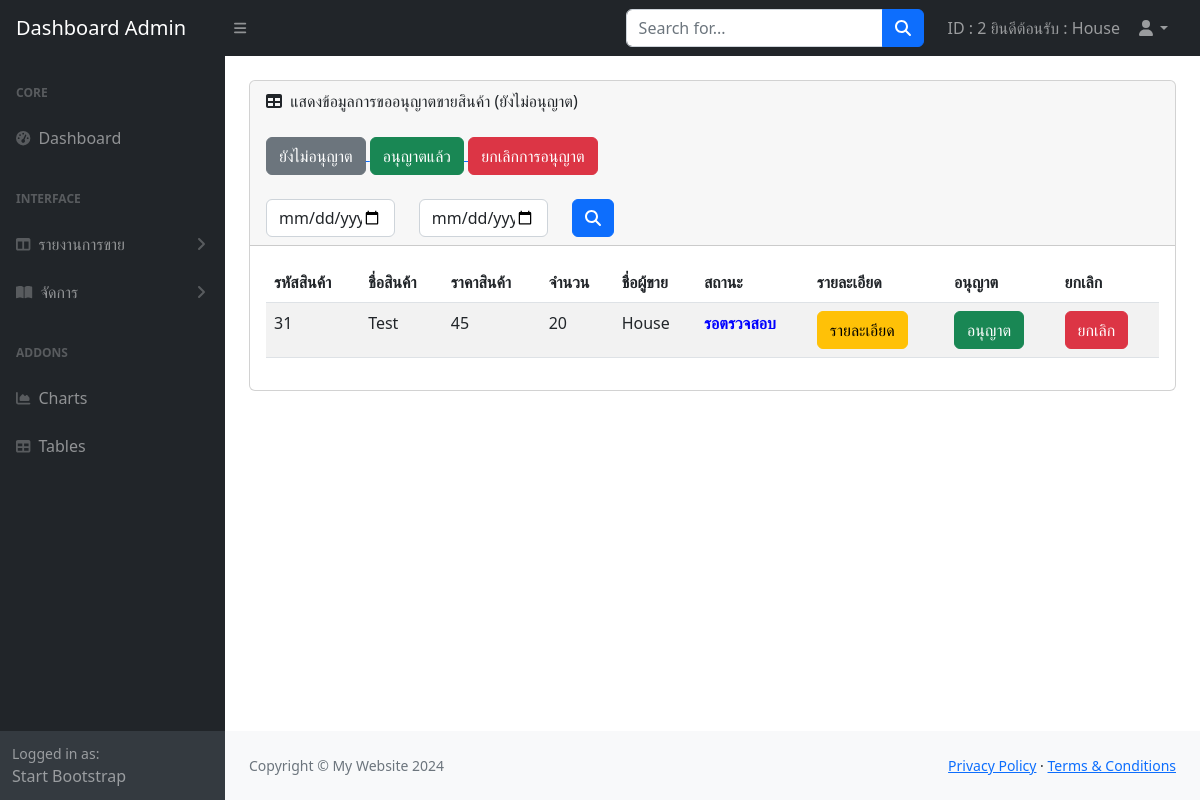
The app's page /admin/report_excuse_product.php (signed in) with its own data.
### tables this page shows
CREATE TABLE `product` (
  `id_pro` int(11) NOT NULL,
  `id_user` int(255) NOT NULL COMMENT 'รหัสผู้ใช้ที่ลงขาย',
  `name_pro` varchar(60) NOT NULL,
  `price_pro` int(15) NOT NULL,
  `photo_pro` varchar(100) NOT NULL COMMENT 'รูปภาพ',
  `detail_pro` varchar(255) NOT NULL,
  `amount` int(10) NOT NULL,
  `status_pro` int(1) NOT NULL COMMENT '0=ยกเลิก\r\n1=วางขาย\r\n2=รอตรวจสอบ',
  `id_type` int(5) NOT NULL
);

CREATE TABLE `user_form` (
  `id` int(255) NOT NULL,
  `username` varchar(255) NOT NULL,
  `name` varchar(255) NOT NULL,
  `email` varchar(255) NOT NULL,
  `telephone` varchar(10) NOT NULL,
  `password` varchar(255) NOT NULL,
  `user_type` varchar(255) NOT NULL,
  `bank` varchar(255) NOT NULL COMMENT 'ชื่อธนาคาร',
  `bank_number` varchar(10) NOT NULL COMMENT 'เลขที่บัญชี'
);

### admin/report_excuse_product.php (the view, shortened to what this page needs)
<!DOCTYPE html>
<html lang="en">
    <head>
        <link href="https://cdn.jsdelivr.net/npm/simple-datatables@7.1.2/dist/style.min.css" rel="stylesheet" />
        <link href="css/styles.css" rel="stylesheet" />
    </head>
    <body class="sb-nav-fixed">
        <?php
        include 'menu1.php';
        ?>
            <div id="layoutSidenav_content">
                <main>
                    <div class="container-fluid px-4">
                        <div class="card mb-4 mt-4">
                            <div class="card-header">
                                <i class="fas fa-table me-1"></i>
                                แสดงข้อมูลการขออนุญาตขายสินค้า (ยังไม่อนุญาต)
                            <div>
                                <br>
                            <a href="report_excuse_product.php" > <button type="button" class="btn btn-secondary">ยังไม่อนุญาต</button> </a>
                            <a href="report_excuse_product_yes.php" > <button type="button" class="btn btn-success">อนุญาตแล้ว</button> </a>
                            <a href="report_excuse_product_no.php" > <button type="button" class="btn btn-danger">ยกเลิกการอนุญาต</button> </a>
                            </div>
                            <br>
                            <div>
<form name="form1" method="POST" action="report_order.php">
<div class="row">
    <div class="col-sm-2">
      <input type="date" name="dt1" class="form-control">
    </div>
    <div class="col-sm-2">
    <input type="date" name="dt2" class="form-control">
    </div>
    <div class="col-sm-4">
    <button type="submit" class="btn btn-primary"><i class="fas fa-search"></i></button>
    </div>
  </div>
                            </form>
                            </div>
                            </div>
                            <div class="card-body">
                                <table id="datatablesSimple" class="table table-striped">
                                    <thead>
                                        <tr>
                                            <th>รหัสสินค้า</th>
                                            <th>ชื่อสินค้า</th>
                                            <th>ราคาสินค้า</th>
                                            <th>จำนวน</th>
                                            <th>ชื่อผู้ขาย</th>
                                            <th>สถานะ</th>
                                            <th>รายละเอียด</th>
                                            <th>อนุญาต</th>
                                            <th>ยกเลิก</th>
                                        </tr>
                                    </thead>
                                    <tbody>
<?php
$sql = "select * from product p,user_form u where p.id_user=u.id and status_pro='2' order by id_pro DESC";
$result=mysqli_query($conn,$sql);
while($row=mysqli_fetch_array($result)){
$status = $row['status_pro'];
?>
                                        <tr>
                                            <td><?=$row['id_pro']?></td>
                                            <td><?=$row['name_pro']?></td>
                                            <td><?=$row['price_pro']?></td>
                                            <td><?=$row['amount']?></td>
                                            <td><?=$row['name']?></td>
                                            <td>
                                            <?php
                                        if($status == 1){
                                            echo "<b style='color:green '> วางขายแล้ว </b> ";
                                        }else if($status == 2){
                                            echo "<b style='color:blue '> รอตรวจสอบ </b> ";
                                        }else if($status == 0){
                                            echo "<b style='color:red '> ไม่อนุญาต </b> ";
                                        }
                                            ?>
                                            <td><a href="report_excuse_pro_detail.php?id=<?=$row['id_pro']?>" class="btn btn-warning">รายละเอียด</a></td>
                                            <td><a href="allow_excuse_pro.php?id=<?=$row['id_pro']?>" class="btn btn-success">อนุญาต</a></td>
                                            <td><a href="cancel_excuse_pro.php?id=<?=$row['id_pro']?>" class="btn btn-danger">ยกเลิก</a></td>
                                        </tr>
                                    <?php
                                    }
                                    ?>
                                </table>
                            </div>
                        </div>
                    </div>
                </main>
                <?php
        include 'footer.php';
        ?>
            </div>
        </div>
    </body>
</html>

### records on screen
product: id_pro "31", name_pro "Test", price_pro "45", amount "20", id_user.name "House", status_pro "รอตรวจสอบ"

### other values on screen
$_SESSION["ad_id"] "2"
$_SESSION["ad_name"] "House"
